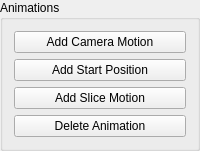
              <widget class="QGroupBox" name="groupBox_8">
               <property name="title">
                <string>Animations</string>
               </property>
               <layout class="QVBoxLayout" name="verticalLayout_11">
                <item>
                 <widget class="QPushButton" name="add_camera_motion">
                  <property name="text">
                   <string>Add Camera Motion</string>
                  </property>
                  <property name="autoDefault">
                   <bool>false</bool>
                  </property>
                 </widget>
                </item>
                <item>
                 <widget class="QPushButton" name="add_start">
                  <property name="text">
                   <string>Add Start Position</string>
                  </property>
                 </widget>
                </item>
                <item>
                 <widget class="QPushButton" name="add_slice_motion">
                  <property name="text">
                   <string>Add Slice Motion</string>
                  </property>
                  <property name="autoDefault">
                   <bool>false</bool>
                  </property>
                 </widget>
                </item>
                <item>
                 <widget class="QPushButton" name="del_anim">
                  <property name="text">
                   <string>Delete Animation</string>
                  </property>
                 </widget>
                </item>
               </layout>
              </widget>
